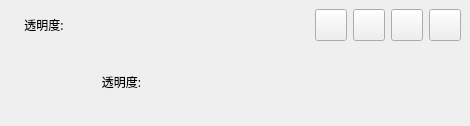
<?xml version="1.0" encoding="UTF-8"?>
<ui version="4.0">
 <class>JMC_PunctureGuide</class>
 <widget class="qMRMLWidget" name="JMC_PunctureGuide">
  <property name="geometry">
   <rect>
    <x>0</x>
    <y>0</y>
    <width>470</width>
    <height>125</height>
   </rect>
  </property>
  <property name="styleSheet">
   <string notr="true"/>
  </property>
  <layout class="QVBoxLayout" name="verticalLayout">
   <property name="leftMargin">
    <number>0</number>
   </property>
   <property name="topMargin">
    <number>0</number>
   </property>
   <property name="rightMargin">
    <number>0</number>
   </property>
   <property name="bottomMargin">
    <number>0</number>
   </property>
   <item>
    <widget class="QWidget" name="widget" native="true">
     <property name="styleSheet">
      <string notr="true"/>
     </property>
     <layout class="QGridLayout" name="gridLayout" rowstretch="1,0,0" columnstretch="3,1,2,2,2,2,0">
      <item row="0" column="0">
       <widget class="QLabel" name="lblName">
        <property name="font">
         <font>
          <family>Source Han Sans CN-Regular, Source Han Sans CN</family>
          <italic>false</italic>
          <bold>false</bold>
         </font>
        </property>
        <property name="styleSheet">
         <string notr="true"/>
        </property>
        <property name="text">
         <string>透明度:</string>
        </property>
        <property name="alignment">
         <set>Qt::AlignCenter</set>
        </property>
       </widget>
      </item>
      <item row="0" column="5">
       <widget class="QPushButton" name="btnDelete">
        <property name="minimumSize">
         <size>
          <width>32</width>
          <height>32</height>
         </size>
        </property>
        <property name="maximumSize">
         <size>
          <width>32</width>
          <height>32</height>
         </size>
        </property>
        <property name="styleSheet">
         <string notr="true"/>
        </property>
        <property name="text">
         <string/>
        </property>
        <property name="checkable">
         <bool>true</bool>
        </property>
       </widget>
      </item>
      <item row="0" column="6">
       <widget class="QPushButton" name="btnColor">
        <property name="minimumSize">
         <size>
          <width>32</width>
          <height>32</height>
         </size>
        </property>
        <property name="maximumSize">
         <size>
          <width>32</width>
          <height>32</height>
         </size>
        </property>
        <property name="styleSheet">
         <string notr="true"/>
        </property>
        <property name="text">
         <string/>
        </property>
        <property name="checkable">
         <bool>true</bool>
        </property>
       </widget>
      </item>
      <item row="0" column="3">
       <widget class="QPushButton" name="btnVisible">
        <property name="minimumSize">
         <size>
          <width>32</width>
          <height>32</height>
         </size>
        </property>
        <property name="maximumSize">
         <size>
          <width>32</width>
          <height>32</height>
         </size>
        </property>
        <property name="styleSheet">
         <string notr="true"/>
        </property>
        <property name="text">
         <string/>
        </property>
        <property name="checkable">
         <bool>true</bool>
        </property>
       </widget>
      </item>
      <item row="1" column="0" rowspan="2">
       <widget class="QLabel" name="lblImage">
        <property name="minimumSize">
         <size>
          <width>70</width>
          <height>70</height>
         </size>
        </property>
        <property name="maximumSize">
         <size>
          <width>70</width>
          <height>70</height>
         </size>
        </property>
        <property name="styleSheet">
         <string notr="true"/>
        </property>
        <property name="text">
         <string/>
        </property>
       </widget>
      </item>
      <item row="0" column="4">
       <widget class="QPushButton" name="btnModify">
        <property name="minimumSize">
         <size>
          <width>32</width>
          <height>32</height>
         </size>
        </property>
        <property name="maximumSize">
         <size>
          <width>32</width>
          <height>32</height>
         </size>
        </property>
        <property name="styleSheet">
         <string notr="true"/>
        </property>
        <property name="text">
         <string/>
        </property>
        <property name="checkable">
         <bool>true</bool>
        </property>
       </widget>
      </item>
      <item row="0" column="2">
       <widget class="QWidget" name="widget_2" native="true"/>
      </item>
      <item row="1" column="2" rowspan="2" colspan="5">
       <widget class="ctkSliderWidget" name="sliderOpacity" native="true">
        <property name="decimals" stdset="0">
         <number>0</number>
        </property>
        <property name="singleStep" stdset="0">
         <double>1.000000000000000</double>
        </property>
        <property name="pageStep" stdset="0">
         <double>1.000000000000000</double>
        </property>
        <property name="minimum" stdset="0">
         <double>0.000000000000000</double>
        </property>
        <property name="maximum" stdset="0">
         <double>100.000000000000000</double>
        </property>
        <property name="value" stdset="0">
         <double>70.000000000000000</double>
        </property>
        <property name="suffix" stdset="0">
         <string>%</string>
        </property>
       </widget>
      </item>
      <item row="1" column="1" rowspan="2">
       <widget class="QLabel" name="lblName_2">
        <property name="font">
         <font>
          <family>Source Han Sans CN-Regular, Source Han Sans CN</family>
          <italic>false</italic>
          <bold>false</bold>
         </font>
        </property>
        <property name="styleSheet">
         <string notr="true"/>
        </property>
        <property name="text">
         <string>透明度:</string>
        </property>
        <property name="alignment">
         <set>Qt::AlignCenter</set>
        </property>
       </widget>
      </item>
     </layout>
    </widget>
   </item>
  </layout>
 </widget>
 <customwidgets>
  <customwidget>
   <class>qMRMLWidget</class>
   <extends>QWidget</extends>
   <header>qMRMLWidget.h</header>
   <container>1</container>
  </customwidget>
  <customwidget>
   <class>ctkSliderWidget</class>
   <extends>QWidget</extends>
   <header>ctkSliderWidget.h</header>
  </customwidget>
 </customwidgets>
 <resources/>
 <connections/>
</ui>
